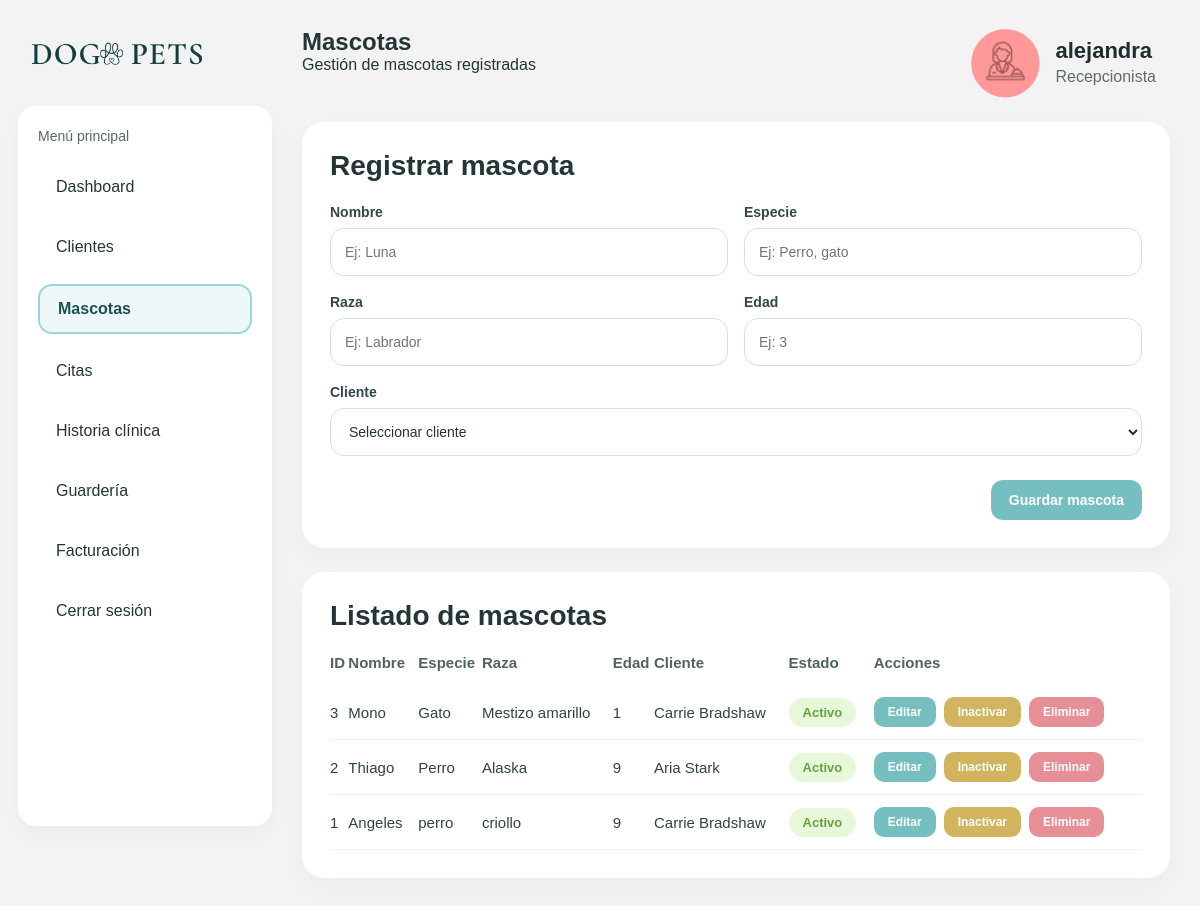
Page /recepcionista/mascotas (signed in) on the committed database.
### tables this page shows
CREATE TABLE mascotas (
        id INTEGER PRIMARY KEY AUTOINCREMENT,
        nombre TEXT NOT NULL,
        especie TEXT NOT NULL,
        raza TEXT,
        edad INTEGER,
        cliente_id INTEGER NOT NULL, estado TEXT NOT NULL DEFAULT 'Activo',
        FOREIGN KEY (cliente_id) REFERENCES clientes (id)
        );

CREATE TABLE clientes (
            id INTEGER PRIMARY KEY AUTOINCREMENT,
            nombre TEXT NOT NULL,
            documento TEXT NOT NULL UNIQUE,
            telefono TEXT NOT NULL,
            correo TEXT NOT NULL,
            direccion TEXT
        , estado TEXT NOT NULL DEFAULT 'Activo');

### app.py (the view)
@app.route("/recepcionista/mascotas")
def mascotas():
    if not login_requerido():
        return redirect(url_for("login"))
    if session.get("rol") not in ["recepcionista", "admin"]:
        return "No autorizado", 403
    conn = get_db_connection()
    mascotas_db = conn.execute("""
        SELECT mascotas.*, clientes.nombre as cliente_nombre
        FROM mascotas
        JOIN clientes ON mascotas.cliente_id = clientes.id
        ORDER BY mascotas.id DESC
    """).fetchall()
    clientes_db = conn.execute("SELECT * FROM clientes ORDER BY nombre ASC").fetchall()
    conn.close()
    return render_template(
        "recepcionista/mascotas.html",
        mascotas=mascotas_db,
        clientes=clientes_db,
        nombre=session["nombre"],
        rol=session["rol"]
    )

### app.py (called while the page is built)
def get_db_connection():
    return DatabaseSingleton().get_connection()

def login_requerido():
    return "rol" in session

### database.py (called while the page is built)
    def __new__(cls):
        if cls._instance is None:
            cls._instance = super(DatabaseSingleton, cls).__new__(cls)
        return cls._instance

    def get_connection(self):
        conn = sqlite3.connect(self._db_path)
        conn.row_factory = sqlite3.Row
        return conn

### templates/recepcionista/mascotas.html (shortened to what this page needs)
<!DOCTYPE html>
<html lang="es">
<head>
    <link rel="stylesheet" href="{{ url_for('static', filename='css/styles.css') }}">
</head>
<body class="app-page">
<div class="app-layout">
    <aside class="sidebar">
        <div class="logo-box">
            <img src="{{ url_for('static', filename='img/logo.png') }}" class="logo-img">
        </div>
        <div class="menu-box">
            <p class="menu-title">Menú principal</p>
            <ul class="menu-list">
                <li><a href="{{ url_for('dashboard') }}" class="menu-link">Dashboard</a></li>
                <li><a href="{{ url_for('clientes') }}" class="menu-link">Clientes</a></li>
                <li><a href="{{ url_for('mascotas') }}" class="menu-link active">Mascotas</a></li>
                <li><a href="{{ url_for('citas') }}" class="menu-link">Citas</a></li>
                <li><a href="{{ url_for('historias') }}" class="menu-link">Historia clínica</a></li>
                <li><a href="{{ url_for('guarderia') }}" class="menu-link">Guardería</a></li>
                <li><a href="{{ url_for('facturacion') }}" class="menu-link">Facturación</a></li>
                <li><a href="{{ url_for('logout') }}" class="menu-link">Cerrar sesión</a></li>
            </ul>
        </div>
    </aside>
    <main class="main-content">
        <header class="topbar">
            <div>
                <h2>Mascotas</h2>
                <p>Gestión de mascotas registradas</p>
            </div>
            <div class="profile-box">
                <img src="{{ url_for('static', filename='img/recepcionista.png') }}" class="avatar-img">
                <div>
                    <h3>{{ nombre }}</h3>
                    <p class="role-text">Recepcionista</p>
                </div>
            </div>
        </header>
        <section class="clientes-grid">
            <div class="card form-card">
                <div class="card-header">
                    <h3>Registrar mascota</h3>
                </div>
                <form method="POST" action="{{ url_for('crear_mascota') }}" class="client-form">
                    <div class="form-row">
                        <div class="form-group">
                            <label for="nombre">Nombre</label>
                            <input type="text" id="nombre" name="nombre" placeholder="Ej: Luna" required>
                        </div>
                        <div class="form-group">
                            <label for="especie">Especie</label>
                            <input type="text" id="especie" name="especie" placeholder="Ej: Perro, gato" required>
                        </div>
                    </div>
                    <div class="form-row">
                        <div class="form-group">
                            <label for="raza">Raza</label>
                            <input type="text" id="raza" name="raza" placeholder="Ej: Labrador">
                        </div>
                        <div class="form-group">
                            <label for="edad">Edad</label>
                            <input type="number" id="edad" name="edad" placeholder="Ej: 3" min="0">
                        </div>
                    </div>
                    <div class="form-group">
                        <label for="cliente_id">Cliente</label>
                        <select id="cliente_id" name="cliente_id" required>
                            <option value="">Seleccionar cliente</option>
                        </select>
                    </div>
                    <div class="form-actions">
                        <button type="submit" class="btn-secondary">Guardar mascota</button>
                    </div>
                </form>
            </div>
            <div class="card">
                <div class="card-header">
                    <h3>Listado de mascotas</h3>
                </div>
                <table>
                    <thead>
                        <tr>
                            <th>ID</th>
                            <th>Nombre</th>
                            <th>Especie</th>
                            <th>Raza</th>
                            <th>Edad</th>
                            <th>Cliente</th>
                            <th>Estado</th>
                            <th>Acciones</th>
                        </tr>
                    </thead>
                    <tbody>
                        {% for m in mascotas %}
                        <tr>
                            <td>{{ m.id }}</td>
                            <td>{{ m.nombre }}</td>
                            <td>{{ m.especie }}</td>
                            <td>{{ m.raza or 'Sin raza' }}</td>
                            <td>{{ m.edad or 'Sin edad' }}</td>
                            <td>{{ m.cliente_nombre }}</td>
                            <td>
                                {% if m.estado == 'Activo' %}
                                    <span class="badge badge-success">Activo</span>
                                {% else %}
                                    <span class="badge badge-danger">Inactivo</span>
                                {% endif %}
                            </td>
                            <td>
                                <div class="acciones-inline">
                                    <button
                                        type="button"
                                        class="btn-table"
                                        data-id="{{ m.id }}"
                                        data-nombre="{{ m.nombre }}"
                                        data-especie="{{ m.especie }}"
                                        data-raza="{{ m.raza or '' }}"
                                        data-edad="{{ m.edad or '' }}"
                                        data-cliente="{{ m.cliente_id }}"
                                        onclick="abrirModalEditar(this)"
                                    >
                                        Editar
                                    </button>
                                    <form action="{{ url_for('cambiar_estado_mascota', mascota_id=m.id) }}" method="POST">
                                        <button type="submit" class="btn-table btn-noshow">
                                            {% if m.estado == 'Activo' %}Inactivar{% else %}Activar{% endif %}
                                        </button>
                                    </form>
                                    <form action="{{ url_for('eliminar_mascota', mascota_id=m.id) }}" method="POST"
                                        onsubmit="return confirm('¿Eliminar mascota?')">
                                        <button type="submit" class="btn-table btn-cancel">Eliminar</button>
                                    </form>
                                </div>
                            </td>
                        </tr>
                        {% endfor %}
                    </tbody>
                </table>
            </div>
        </section>
    </main>
</div>
</body>
</html>

### static/css/styles.css (style rules this page uses)
* { margin: 0; padding: 0; box-sizing: border-box; }
body { font-family: Arial, sans-serif; color: #243535; }
.logo-img { width: 180px; object-fit: contain; }
.avatar-img { width: 70px; height: 70px; border-radius: 50%; object-fit: cover; }
.form-group { display: flex; flex-direction: column; gap: 8px; }
.form-group label { font-size: 14px; color: #425555; font-weight: 600; }
.form-group input { height: 46px; border: 1px solid #d8dfdf; border-radius: 12px; padding: 0 14px; outline: none; }
.app-page { min-height: 100vh; background: #f3f3f3; }
.app-layout { display: flex; min-height: 100vh; }
.sidebar { width: 290px; padding: 28px 18px; }
.logo-box { margin-bottom: 26px; padding: 8px 10px; }
.menu-box { background: #ffffff; border-radius: 18px; padding: 22px 20px; min-height: 720px; box-shadow: 0 8px 20px rgba(0, 0, 0, 0.03); }
.menu-title { font-size: 14px; color: #596868; margin-bottom: 20px; }
.menu-list { list-style: none; }
.menu-list li { margin-bottom: 14px; }
.menu-link { display: block; text-decoration: none; color: #243535; padding: 14px 18px; border-radius: 14px; font-size: 16px; transition: all 0.2s ease; }
.menu-link.active { background: #eef8f8; border: 2px solid #9ad7d7; color: #1d5050; font-weight: 600; }
.main-content { flex: 1; padding: 28px 30px 28px 12px; }
.topbar { display: flex; justify-content: space-between; align-items: flex-start; margin-bottom: 24px; }
.profile-box { display: flex; align-items: center; gap: 16px; padding-right: 14px; }
.profile-box h3 { font-size: 22px; color: #1d2e2e; margin-bottom: 4px; }
.role-text { color: #5f6d6d; font-size: 16px; margin-bottom: 2px; }
.card { background: #ffffff; border-radius: 22px; padding: 28px; box-shadow: 0 10px 24px rgba(0, 0, 0, 0.03); }
.card-header, .card-header-simple { display: flex; justify-content: space-between; align-items: center; margin-bottom: 22px; }
.card-header h3, .card-header-simple h3 { font-size: 28px; color: #243535; font-weight: 600; }
.btn-secondary { border: none; background: #75bfc0; color: #ffffff; padding: 12px 18px; border-radius: 12px; font-size: 14px; font-weight: 700; cursor: pointer; }
table { width: 100%; border-collapse: collapse; }
table thead th { text-align: left; padding-bottom: 14px; color: #526262; font-size: 15px; font-weight: 700; }
table tbody td { padding: 12px 8px 12px 0; font-size: 15px; color: #314343; border-bottom: 1px solid #f0f0f0; }
.badge { display: inline-block; padding: 7px 14px; border-radius: 20px; font-size: 13px; font-weight: 700; }
.badge-success { background: #e7f7d9; color: #67a33c; }
.logo-img { width: 180px; object-fit: contain; display: block; }
.clientes-grid { display: grid; grid-template-columns: 1fr; gap: 24px; }
.form-card, .table-card { width: 100%; }
.client-form { display: flex; flex-direction: column; gap: 18px; }
.form-row { display: grid; grid-template-columns: 1fr 1fr; gap: 18px; }
.form-group input { height: 48px; border: 1px solid #d8dfdf; border-radius: 12px; padding: 0 14px; outline: none; font-size: 14px; background: #fff; }
.form-actions { display: flex; justify-content: flex-end; margin-top: 8px; }
select { height: 48px; border: 1px solid #d8dfdf; border-radius: 12px; padding: 0 14px; outline: none; font-size: 14px; background: #fff; width: 100%; }
.btn-table { border: none; background: #75bfc0; color: #fff; padding: 8px 12px; border-radius: 10px; font-size: 12px; cursor: pointer; font-weight: 600; }
.btn-cancel { background: #e78f96; }
.btn-noshow { background: #d2b45f; }
.acciones-inline { display: flex; gap: 8px; flex-wrap: wrap; align-items: center; }
.acciones-inline form { margin: 0; }
.acciones-inline .btn-table { min-width: auto; width: auto; padding: 8px 14px; }
.form-card { padding: 28px; }
.form-row { display: grid; grid-template-columns: 1fr 1fr; gap: 16px; }
.form-group label { font-size: 14px; font-weight: 700; color: #314848; }
.client-form input, .client-form select, .client-form textarea { width: 100%; height: 48px; border: 1px solid #d8dfdf; border-radius: 14px; padding: 0 14px; font-size: 14px; background: #fff; color: #243535; outline: none; }
.form-actions { display: flex; justify-content: flex-end; margin-top: 6px; }

### rows in the picture
mascotas: id "3", nombre "Mono", especie "Gato", raza "Mestizo amarillo", edad "1", cliente_nombre "Carrie Bradshaw", estado "Activo"
mascotas: id "2", nombre "Thiago", especie "Perro", raza "Alaska", edad "9", cliente_nombre "Aria Stark", estado "Activo"
mascotas: id "1", nombre "Angeles", especie "perro", raza "criollo", edad "9", cliente_nombre "Carrie Bradshaw", estado "Activo"

### other values in the picture
{{ nombre }} "alejandra"
